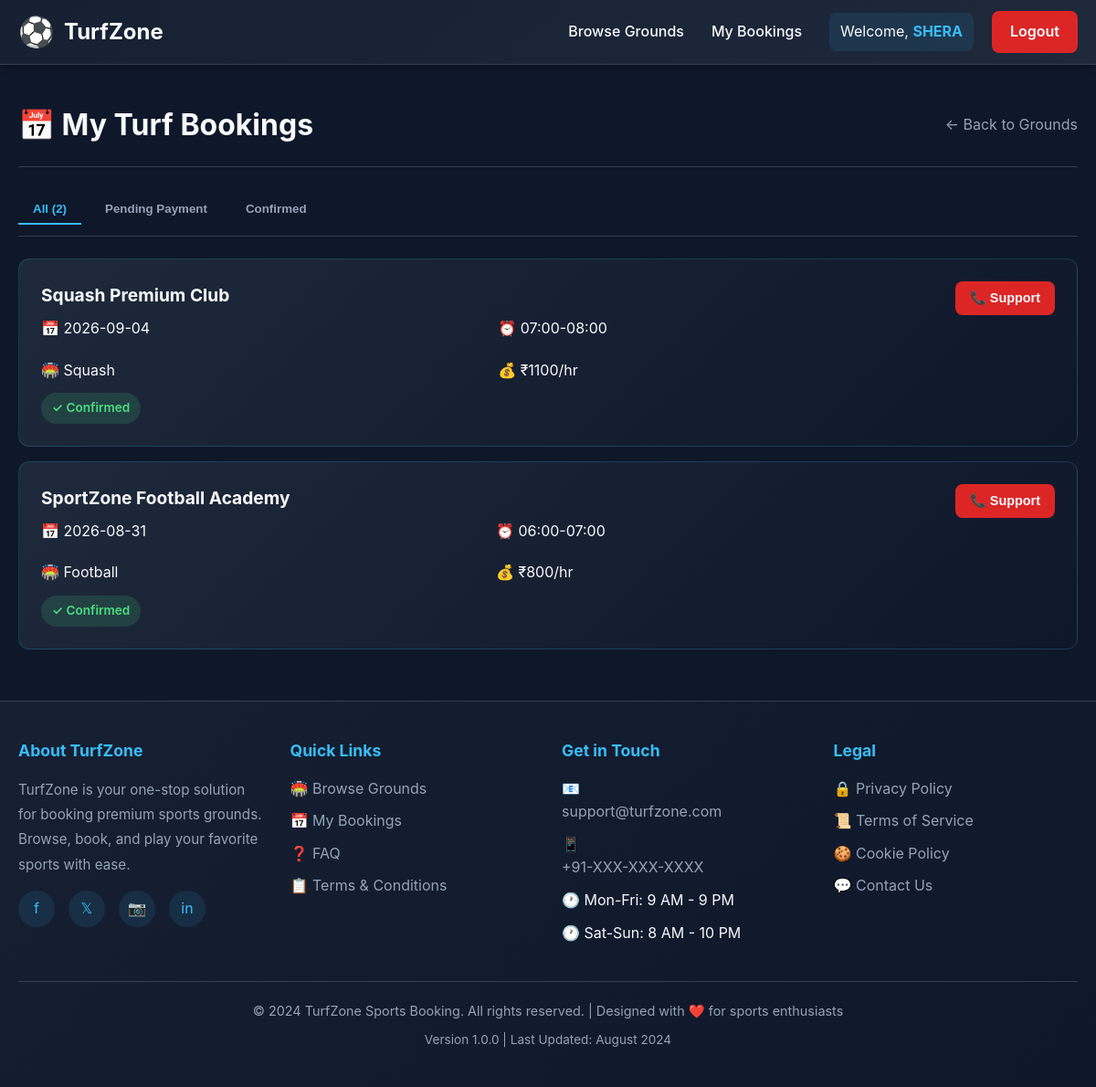
Page /my-bookings (signed in) on the earlier database version.
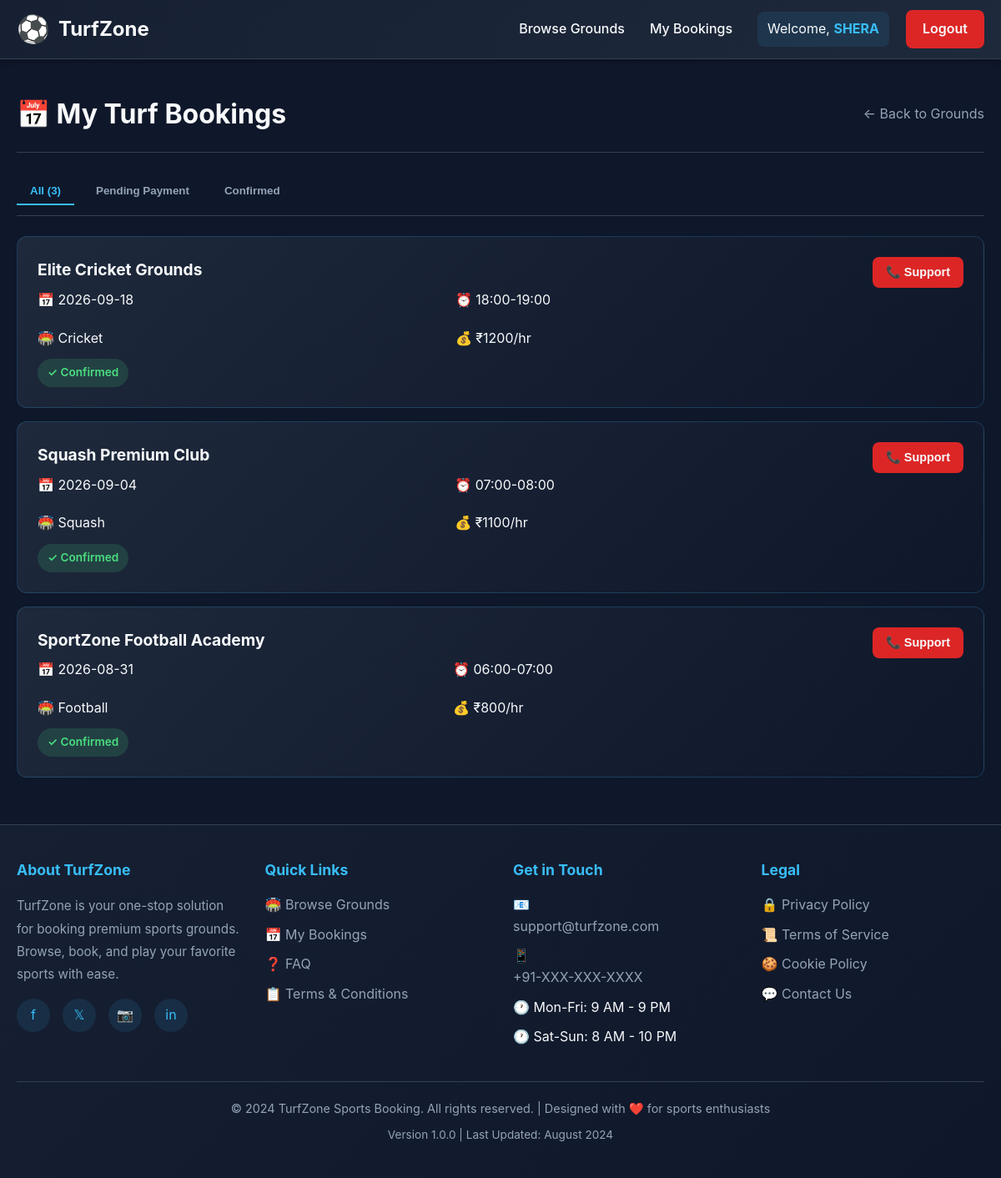
Same page on the later database version.
### app.py (models this page shows, shortened)
class User(UserMixin, db.Model):
    id = db.Column(db.Integer, primary_key=True)
    username = db.Column(db.String(80), unique=True, nullable=False)
    email = db.Column(db.String(120), unique=True, nullable=False)
    password_hash = db.Column(db.String(200), nullable=False)
    bookings = db.relationship('Booking', backref='user', lazy=True)

class Booking(db.Model):
    id = db.Column(db.Integer, primary_key=True)
    user_id = db.Column(db.Integer, db.ForeignKey('user.id'), nullable=False)
    ground_id = db.Column(db.Integer, db.ForeignKey('ground.id'), nullable=False)
    booking_date = db.Column(db.String(20), nullable=False)
    time_slot = db.Column(db.String(20), nullable=False)
    payment_status = db.Column(db.String(20), default='Pending')  # Pending, Completed, Failed
    payment_id = db.Column(db.String(100), nullable=True)  # Razorpay Payment ID
    total_amount = db.Column(db.Integer, default=0)  # in paise
    created_at = db.Column(db.DateTime, default=datetime.utcnow)
    updated_at = db.Column(db.DateTime, default=datetime.utcnow, onupdate=datetime.utcnow)
    __table_args__ = (
        db.UniqueConstraint('ground_id', 'booking_date', 'time_slot', name='unique_ground_booking_slot'),
    )
    ground = db.relationship('Ground', backref='bookings')

class Ground(db.Model):
    id = db.Column(db.Integer, primary_key=True)
    name = db.Column(db.String(100), nullable=False)
    sport_type = db.Column(db.String(50), nullable=False)
    location = db.Column(db.String(100), nullable=False)
    price_per_hour = db.Column(db.Integer, default=500)
    status = db.Column(db.String(20), default='Available')
    contact_phone = db.Column(db.String(20), nullable=True)
    amenities = db.Column(db.String(255), nullable=True)  # Comma-separated: lights, parking, changing_room
    rating = db.Column(db.Float, default=4.5)
    external_api_id = db.Column(db.String(100), nullable=True)  # For tracking real ground APIs

### app.py (the view)
@app.route('/my-bookings')
@login_required
def my_bookings():
    bookings = Booking.query.filter_by(user_id=current_user.id).order_by(Booking.updated_at.desc()).all()
    return render_template('my_bookings.html', bookings=bookings)

### app.py (called while the page is built)
@login_manager.user_loader
def load_user(user_id):
    return User.query.get(int(user_id))

### templates/my_bookings.html (shortened to what this page needs)
{% extends "base.html" %}
{% block content %}
<div class="bookings-header">
    <h2>📅 My Turf Bookings</h2>
    <a href="{{ url_for('ground_list') }}" class="back-link">← Back to Grounds</a>
</div>
{% if bookings %}
<div class="filter-tabs">
    <button class="filter-tab active" onclick="filterBookings('all')">All ({{ bookings|length }})</button>
    <button class="filter-tab" onclick="filterBookings('pending')">Pending Payment</button>
    <button class="filter-tab" onclick="filterBookings('completed')">Confirmed</button>
</div>
{% endif %}
{% if not bookings %}
    <div class="empty-state">
        <h3>No Bookings Yet</h3>
        <p>You don't have any bookings. Start by browsing available sports grounds!</p>
        <a href="{{ url_for('ground_list') }}" class="btn">Browse Grounds</a>
    </div>
{% else %}
    <div id="bookings-container">
        {% for b in bookings %}
            <div class="booking-item" data-status="{{ b.payment_status.lower() }}">
                <div class="booking-details">
                    <h3>{{ b.ground.name }}</h3>
                    <div class="booking-info-grid">
                        <span>📅 {{ b.booking_date }}</span>
                        <span>⏰ {{ b.time_slot }}</span>
                        <span>🏟️ {{ b.ground.sport_type }}</span>
                        <span>💰 ₹{{ (b.total_amount / 100)|int }}/hr</span>
                    </div>
                    <div style="margin-top: 12px;">
                        {% if b.payment_status == 'Pending' %}
                            <span class="payment-status status-pending">⏳ Pending Payment</span>
                        {% elif b.payment_status == 'Completed' %}
                            <span class="payment-status status-completed">✓ Confirmed</span>
                        {% else %}
                            <span class="payment-status status-failed">✗ Payment Failed</span>
                        {% endif %}
                    </div>
                </div>
                <div class="booking-actions">
                    {% if b.payment_status == 'Pending' %}
                        <a href="{{ url_for('initiate_payment', booking_id=b.id) }}" class="btn-action btn-pay">
                            💳 Pay Now
                        </a>
                        <form method="POST" action="{{ url_for('cancel_booking', booking_id=b.id) }}" style="margin: 0;">
                            <button type="submit" class="btn-action btn-cancel" onclick="return confirm('Are you sure?');">
                                🗑️ Cancel
                            </button>
                        </form>
                    {% elif b.payment_status == 'Completed' %}
                        <button class="btn-action btn-cancel" onclick="alert('Contact support to cancel')">
                            📞 Support
                        </button>
                    {% else %}
                        <a href="{{ url_for('initiate_payment', booking_id=b.id) }}" class="btn-action btn-pay">
                            🔄 Retry Payment
                        </a>
                    {% endif %}
                </div>
            </div>
        {% endfor %}
    </div>
{% endif %}
{% endblock %}

### templates/base.html (shortened to what this page needs)
<!DOCTYPE html>
<html lang="en">
<head>
</head>
<body>
    <header>
        <div class="header-container">
            <a href="{{ url_for('ground_list') }}" class="logo">
                <span class="logo-icon">⚽</span>
                <span>TurfZone</span>
            </a>
            <nav>
                <ul class="nav-links" id="navLinks">
                    <li><a href="{{ url_for('ground_list') }}">Browse Grounds</a></li>
                    {% if current_user.is_authenticated %}
                        <li><a href="{{ url_for('my_bookings') }}">My Bookings</a></li>
                    {% endif %}
                </ul>
                <div class="user-section">
                    {% if current_user.is_authenticated %}
                        <div class="user-info">
                            <span>Welcome, <strong>{{ current_user.username }}</strong></span>
                        </div>
                        <a href="{{ url_for('logout') }}" class="btn-nav btn-logout">Logout</a>
                    {% else %}
                        <a href="{{ url_for('login') }}" class="btn-nav">Login</a>
                        <a href="{{ url_for('register') }}" class="btn-nav">Register</a>
                    {% endif %}
                </div>
            </nav>
        </div>
    </header>
    <main>
        {% block content %}{% endblock %}
    </main>
    <footer>
        <div class="footer-container">
            <div class="footer-content">
                <div class="footer-section">
                    <h4>About TurfZone</h4>
                    <p>TurfZone is your one-stop solution for booking premium sports grounds. Browse, book, and play your favorite sports with ease.</p>
                    <div class="social-links">
                        <a href="#" title="Facebook" aria-label="Facebook">f</a>
                        <a href="#" title="Twitter" aria-label="Twitter">𝕏</a>
                        <a href="#" title="Instagram" aria-label="Instagram">📷</a>
                        <a href="#" title="LinkedIn" aria-label="LinkedIn">in</a>
                    </div>
                </div>
                <div class="footer-section">
                    <h4>Quick Links</h4>
                    <ul class="footer-links">
                        <li><a href="{{ url_for('ground_list') }}">🏟️ Browse Grounds</a></li>
                        {% if current_user.is_authenticated %}
                            <li><a href="{{ url_for('my_bookings') }}">📅 My Bookings</a></li>
                        {% endif %}
                        <li><a href="#faq">❓ FAQ</a></li>
                        <li><a href="#terms">📋 Terms & Conditions</a></li>
                    </ul>
                </div>
                <div class="footer-section">
                    <h4>Get in Touch</h4>
                    <ul class="footer-links">
                        <li>📧 <a href="mailto:support@turfzone.com">support@turfzone.com</a></li>
                        <li>📱 <a href="tel:+91-XXXXXXXXXX">+91-XXX-XXX-XXXX</a></li>
                        <li>🕐 Mon-Fri: 9 AM - 9 PM</li>
                        <li>🕐 Sat-Sun: 8 AM - 10 PM</li>
                    </ul>
                </div>
                <div class="footer-section">
                    <h4>Legal</h4>
                    <ul class="footer-links">
                        <li><a href="#privacy">🔒 Privacy Policy</a></li>
                        <li><a href="#terms">📜 Terms of Service</a></li>
                        <li><a href="#cookies">🍪 Cookie Policy</a></li>
                        <li><a href="#contact">💬 Contact Us</a></li>
                    </ul>
                </div>
            </div>
            <div class="footer-bottom">
                <p>&copy; 2024 TurfZone Sports Booking. All rights reserved. | Designed with ❤️ for sports enthusiasts</p>
                <p style="margin-top: 10px; font-size: 0.85rem;">Version 1.0.0 | Last Updated: August 2024</p>
            </div>
        </div>
    </footer>
</body>
</html>

### templates/base.html (style rules this page uses)
* { margin: 0; padding: 0; box-sizing: border-box; }
:root { --bg: #0f172a; --bg-secondary: #1e293b; --accent: #38bdf8; --accent-hover: #0ea5e9; --text: #f8fafc; --text-muted: #94a3b8; --border: #334155; --success: #4ade80; --danger: #fca5a5; --warning: #fbbf24; }
html { scroll-behavior: smooth; }
body { font-family: -apple-system, BlinkMacSystemFont, 'Segoe UI', 'Roboto', 'Oxygen', 'Ubuntu', 'Cantarell', sans-serif; background: var(--bg); color: var(--text); line-height: 1.6; min-height: 100vh; display: flex; flex-direction: column; }
header { background: linear-gradient(135deg, #162032 0%, #1e293b 100%); border-bottom: 1px solid var(--border); position: sticky; top: 0; z-index: 1000; box-shadow: 0 2px 8px rgba(0, 0, 0, 0.3); animation: navbarColorShift 4s ease-in-out infinite; }
.header-container { max-width: 1200px; margin: 0 auto; padding: 0 20px; display: flex; justify-content: space-between; align-items: center; height: 70px; }
.logo { display: flex; align-items: center; gap: 10px; font-size: 1.5rem; font-weight: 700; color: var(--text); text-decoration: none; transition: color 0.3s ease; }
.logo-icon { font-size: 2rem; animation: rotateFootball 3s linear infinite; display: inline-block; }
nav { display: flex; align-items: center; gap: 30px; }
.nav-links { display: flex; gap: 30px; align-items: center; list-style: none; }
.nav-links a { color: var(--text); text-decoration: none; font-weight: 500; transition: color 0.3s ease; position: relative; }
.nav-links a::after { content: ''; position: absolute; bottom: -5px; left: 0; width: 0; height: 2px; background: var(--accent); transition: width 0.3s ease; }
.user-section { display: flex; align-items: center; gap: 20px; }
.user-info { display: flex; align-items: center; gap: 10px; padding: 8px 12px; background: rgba(56, 189, 248, 0.1); border-radius: 8px; color: var(--text); }
.user-info strong { color: var(--accent); }
.btn-nav { background: var(--accent); color: var(--bg); padding: 10px 20px; border-radius: 8px; font-weight: 600; transition: all 0.3s ease; border: none; cursor: pointer; text-decoration: none; display: inline-block; }
.btn-logout { background: #dc2626; color: var(--text); }
main { flex: 1; width: 100%; max-width: 1200px; margin: 0 auto; padding: 40px 20px; width: 100%; }
footer { background: linear-gradient(135deg, #162032 0%, #0f172a 100%); border-top: 1px solid var(--border); margin-top: auto; }
.footer-container { max-width: 1200px; margin: 0 auto; padding: 40px 20px; }
.footer-content { display: grid; grid-template-columns: repeat(auto-fit, minmax(250px, 1fr)); gap: 30px; margin-bottom: 30px; }
.footer-section h4 { color: var(--accent); margin-bottom: 15px; font-size: 1.1rem; }
.footer-section p { color: var(--text-muted); font-size: 0.95rem; line-height: 1.8; }
.footer-links { list-style: none; }
.footer-links li { margin-bottom: 10px; }
.footer-links a { color: var(--text-muted); text-decoration: none; transition: color 0.3s ease; display: flex; gap: 8px; align-items: center; }
.footer-bottom { border-top: 1px solid var(--border); padding-top: 20px; text-align: center; color: var(--text-muted); font-size: 0.9rem; }
.social-links { display: flex; gap: 15px; margin-top: 15px; }
.social-links a { display: inline-flex; align-items: center; justify-content: center; width: 40px; height: 40px; background: rgba(56, 189, 248, 0.1); border-radius: 50%; color: var(--accent); text-decoration: none; transition: all 0.3s ease; }

Differences in the rows shown:
added Booking: ground.name "Elite Cricket Grounds", booking_date "2026-09-18", time_slot "18:00-19:00", ground.sport_type "Cricket", (b.total_amount/100)|int "1200", payment_status "✓ Confirmed"
Other differences:
{{ bookings|length }}: "2" → "3"
